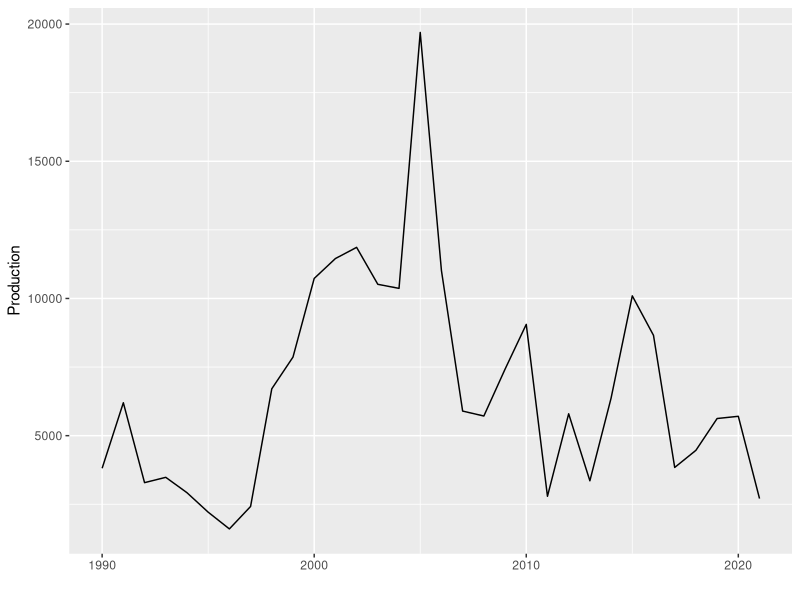
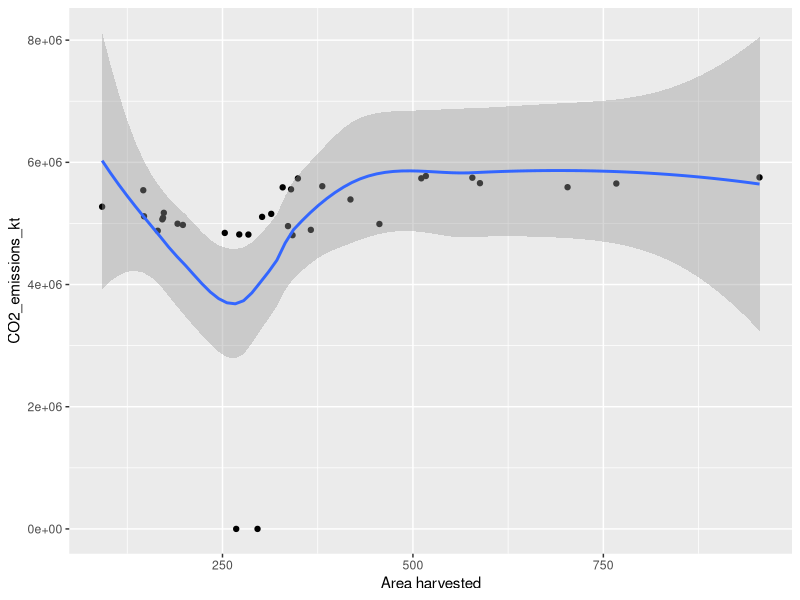
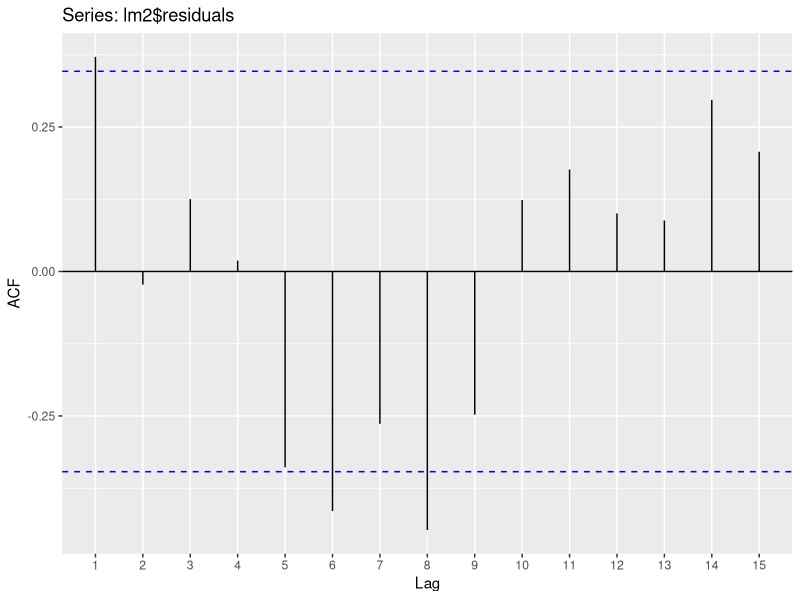
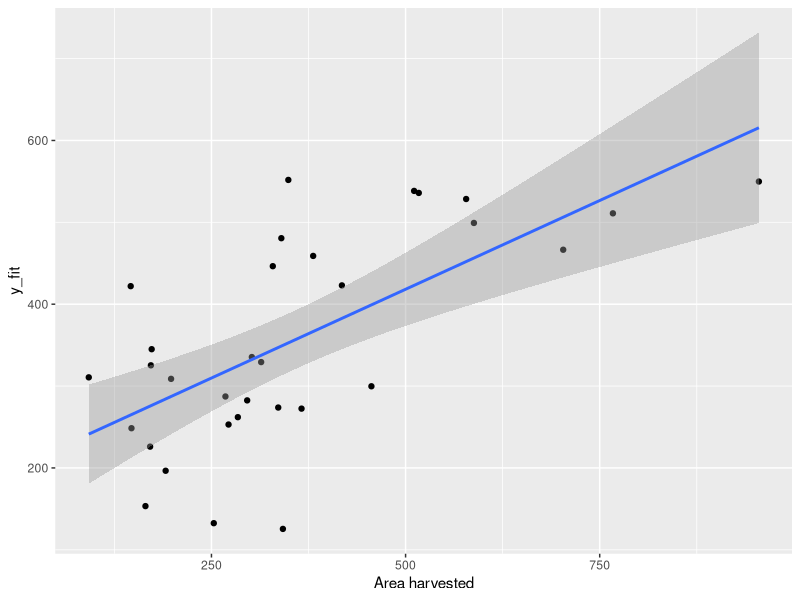
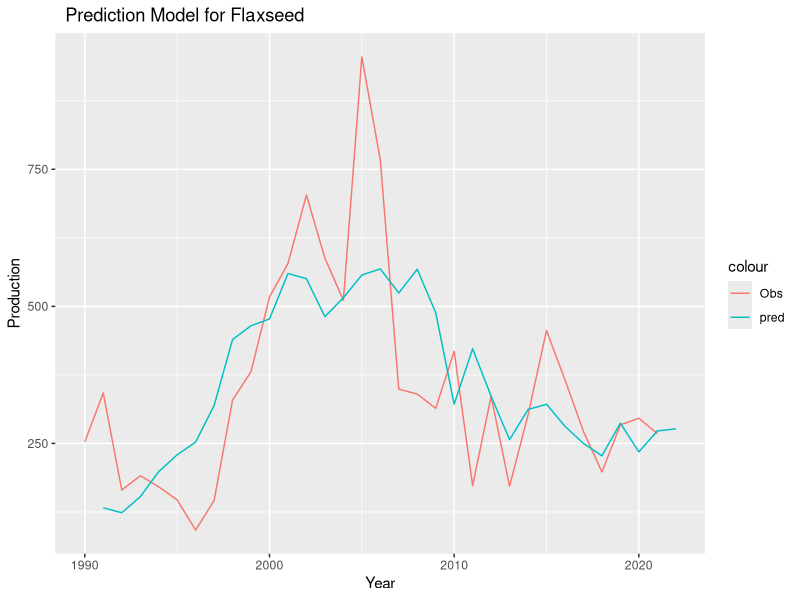

Write the R code that produced these figures, in order.
## ---- chunk 1
library(tidyverse)
library(ggplot2)
library(dplyr)
#install.packages("forecast")
require(forecast)
library(readr)
library(tidyr)
## ---- chunk 2
## CLEAN THE DATA
co2_data_clean <- read.csv(here::here("dataset/clean_co2.csv"))

view(co2_data_clean)
## ---- chunk 3
# used barley datasets for col names
barley_data_3 <- read_csv(here::here("dataset", "barley/crop_p015_t005.csv"),skip = 5)
barley_data_3<- barley_data_3[-2,3:ncol(barley_data_3)] %>% drop_na(Year) %>% head(-1)

barley_data_4 <- read_csv(here::here("dataset", "barley/crop_p016_t010.csv"),skip = 5)
barley_data_4<- barley_data_4[-2,3:ncol(barley_data_4)] %>% drop_na(Year) %>% head(-1)



flaxseed_data_3 <- read_csv(here::here("dataset", "flaxseed/crop_p086_t049.csv"), 
                            col_types = cols(`49` = col_skip(), t = col_skip(), 
                                             `Crop Production Historical Track Records: Released April 11, 2022, by the National Agricultural Statistics Service (NASS), Agricultural Statistics Board, United States Department of Agriculture (USDA).` = col_double(), 
                                             ...3 = col_double(), u = col_skip()), 
                            skip = 7)
colnames(flaxseed_data_3) <- colnames(barley_data_3)

flaxseed_data_3 <- flaxseed_data_3 %>% drop_na(Year)

# View(flaxseed_data_3)
flaxseed_data_4 <- read_csv(here::here("dataset", "flaxseed/crop_p087_t050.csv"), 
                            col_types = cols(`50` = col_skip(), t = col_skip(), 
                                             `Crop Production Historical Track Records: Released April 11, 2022, by the National Agricultural Statistics Service (NASS), Agricultural Statistics Board, United States Department of Agriculture (USDA).` = col_double(), 
                                             ...3 = col_double(), u = col_skip()), 
                            skip = 7)
colnames(flaxseed_data_4) <- colnames(barley_data_4)

flaxseed_data_4 <- flaxseed_data_4 %>% drop_na(Year)

# View(flaxseed_data_4)
flaxseed_data_3 <- flaxseed_data_3 %>% type_convert()
flaxseed_data <- flaxseed_data_3%>%bind_rows(flaxseed_data_4) 
View(flaxseed_data)

flaxseed_co2_data <- co2_data_clean %>% left_join(flaxseed_data, by = c("Time" = "Year"))


flaxseed_co2_data <- flaxseed_co2_data %>% filter(CO2_emissions_kt != "..") %>% type_convert()

View(flaxseed_co2_data)

## ---- chunk 4

Year <- flaxseed_co2_data %>% pull(Time)
Production <- flaxseed_co2_data %>% pull(Production)
co_emit <- flaxseed_co2_data %>% pull(CO2_emissions_kt)

flaxseed_ts <- ggplot(flaxseed_co2_data, aes(x=Year, y=Production)) +
  geom_line() +
  xlab("")
flaxseed_ts

## ---- chunk 5
flaxseed_co2_data <- flaxseed_co2_data %>% mutate(t = c(1:nrow(flaxseed_co2_data)))
lm2 <- (lm(`Area harvested`~ CO2_emissions_kt +  I(CO2_emissions_kt^2) + t,  flaxseed_co2_data)) 
summary(lm2)

## ---- chunk 6
flaxseed_co2_data %>% ggplot(aes(x = `Area harvested`, y = CO2_emissions_kt)) + geom_point()+ geom_smooth()

## ---- chunk 7
ggAcf(lm2$residuals)
## ---- chunk 8
flaxseed_co2_data <- flaxseed_co2_data %>% mutate(t = c(1:nrow(flaxseed_co2_data)))
lm2 <- (lm(`Area harvested`~ CO2_emissions_kt +  I(CO2_emissions_kt^2) + t,  flaxseed_co2_data)) 
summary(lm2)

## ---- chunk 9
flaxseed_co2_data %>% mutate(y_fit = predict(lm2)) %>% ggplot(aes(x = `Area harvested`, y = y_fit)) + geom_point()+ geom_smooth(method="lm")
#predicted 400, and true value is 200. 
#lag of harvest data, and co2 emission
#prediction aganist the real value of area harvested. The point needs to be aligned and 45 degrees. 
lm2 <- (lm(`Area harvested`~ lag(CO2_emissions_kt) +  I(lag(CO2_emissions_kt)^2) + t,  flaxseed_co2_data)) 
summary(lm2)
y_pred <- flaxseed_co2_data %>% select(`Area harvested`,CO2_emissions_kt, t) 
y_pred <-rbind(y_pred, c(NA,NA,33))
y_pred2 <- predict(lm2,y_pred)
flaxseed_pred <- data.frame(y = c(flaxseed_co2_data$`Area harvested`, NA),
                            y_fit= c(y_pred2),
                            Year= c(1990:2022))

flaxseed_pred %>% ggplot()+
  geom_line(aes(x = Year, y = y, color = "Obs"))+
  geom_line(aes(x = Year, y = y_fit, color = "pred")) + labs(y = "Production") + labs(title = "  Prediction Model for Flaxseed" )
flaxseed_pred %>% tail(5)

